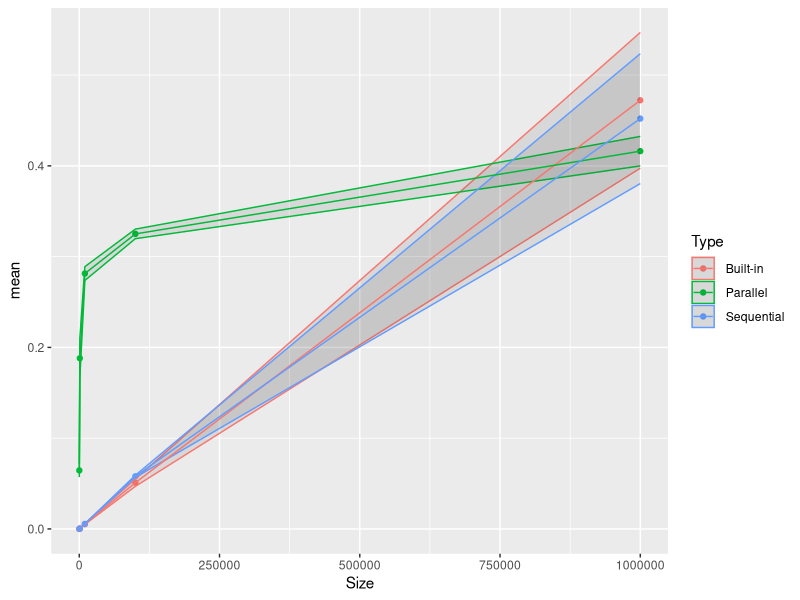
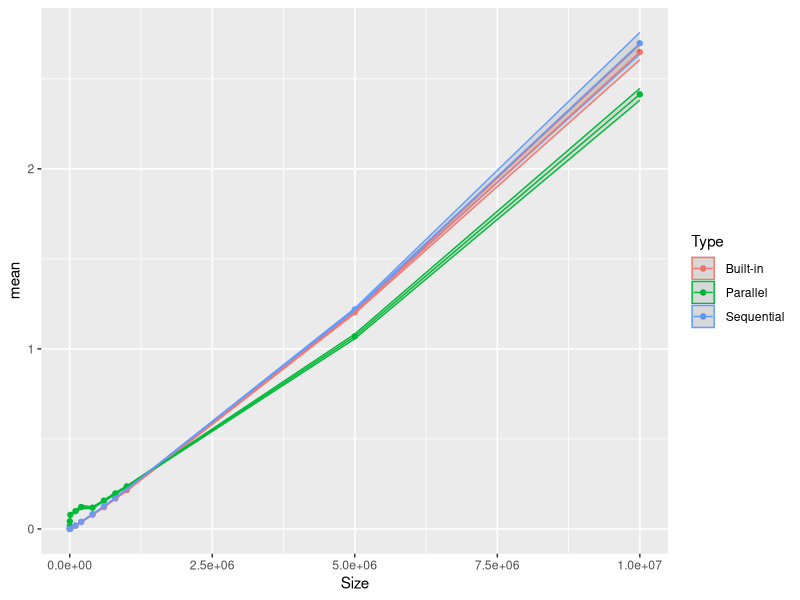
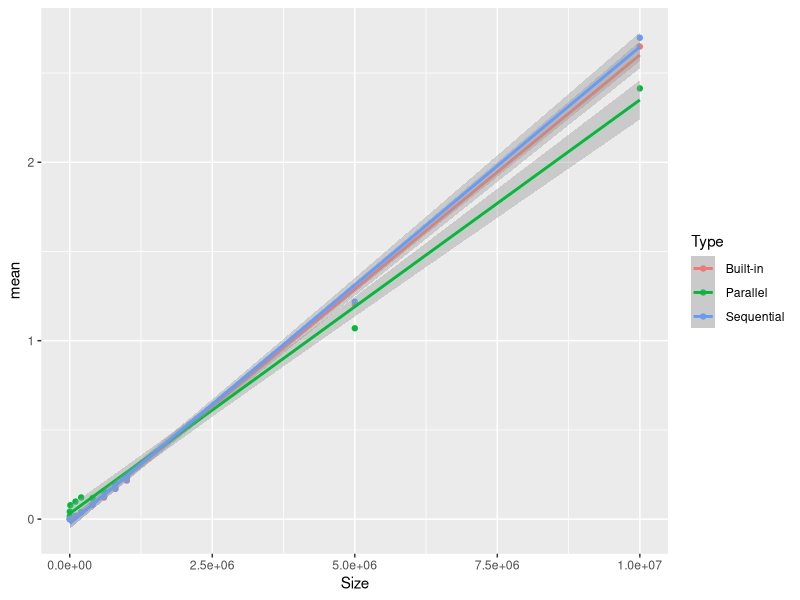
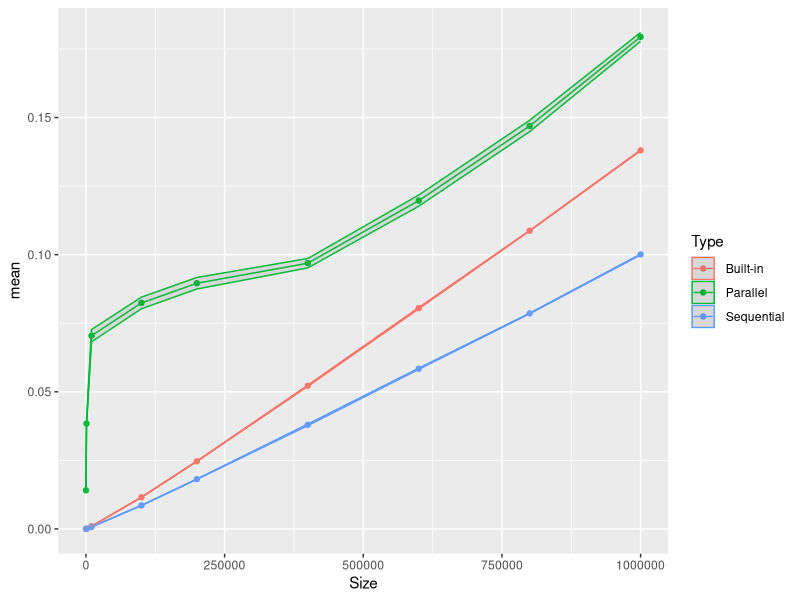

Here is the R script that generated these plots, in order:
library(tidyverse)

df <- read.csv("data/LAPTOP-126V4913_2021-11-18/measurements_14_59.csv", sep=",")
# plot(df$Size, df$Time, col=c("red","blue","green")[df$Type])
new_df <- df %>% group_by(Size, Type) %>% summarise(mean=mean(Time), sd=sd(Time), n=n())
ggplot(new_df, aes(x=Size, y=mean, color=Type))+ geom_point() + geom_ribbon(aes(ymin=mean-sd/sqrt(n), ymax=mean+sd/sqrt(n)), alpha=0.1) + geom_line()

df <- read.csv("data/LAPTOP-126V4913_2021-11-18/measurements_16_02.csv", sep=",")
# plot(df$Size, df$Time, col=c("red","blue","green")[df$Type])
new_df <- df %>% group_by(Size, Type) %>% summarise(mean=mean(Time), sd=sd(Time), n=n())
ggplot(new_df, aes(x=Size, y=mean, color=Type))+ geom_point() + geom_ribbon(aes(ymin=mean-sd/sqrt(n), ymax=mean+sd/sqrt(n)), alpha=0.1) + geom_line()

ggplot(new_df, aes(x=Size, y=mean, color=Type))+ geom_point() + geom_smooth(method='lm')

df <- read.csv("data/LAPTOP-126V4913_2021-11-25/measurements_10_20.csv", sep=",")
new_df <- df %>% group_by(Size, Type) %>% summarise(mean=mean(Time), sd=sd(Time), n=n())
ggplot(new_df, aes(x=Size, y=mean, color=Type))+ geom_point() + geom_ribbon(aes(ymin=mean-sd/sqrt(n), ymax=mean+sd/sqrt(n)), alpha=0.1) + geom_line()
